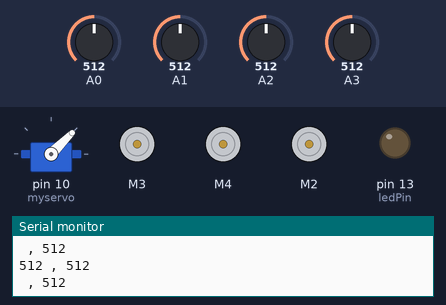
Bench run of a sketch on a simulated Arduino Uno, built with avr-gcc and run on an emulated ATmega328P. Shown: servo, 3 × DC motor (green arrow = forward, orange = backward, longer = faster), output pins drawn as LEDs (lit = HIGH), the last lines printed to the serial monitor. Dashed ring = blinking. The test bench sets the inputs (shaded band); at power-on: A0 = 512, A1 = 512, A3 = 512, A2 = 512.

Above: at 1.2 s.
1.3 s: A0 set to 637
2.8 s: A0 set to 660
At 2.99 s:
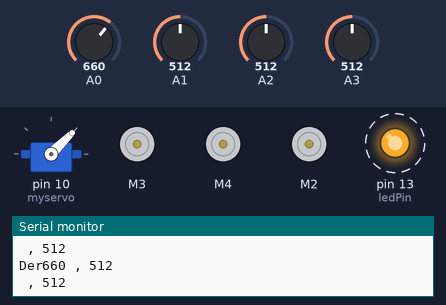
5.8 s: A1 set to 635
8.8 s: A1 set to 660
At 9.06 s:
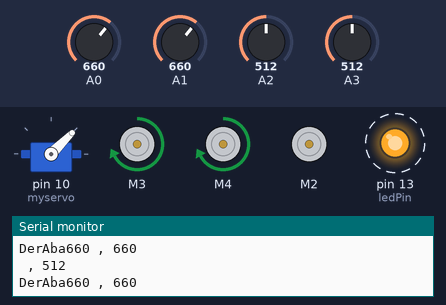
11.8 s: A3 set to 633
14.8 s: A3 set to 657
At 15.14 s:
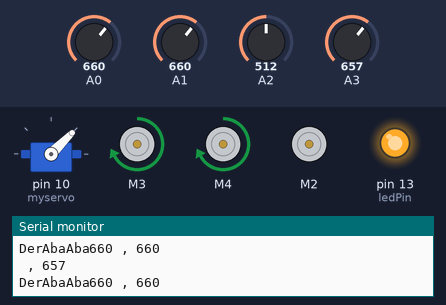
Timing chart, 0 to 18.8 s (numbered marks = the images above; inputs shaded):
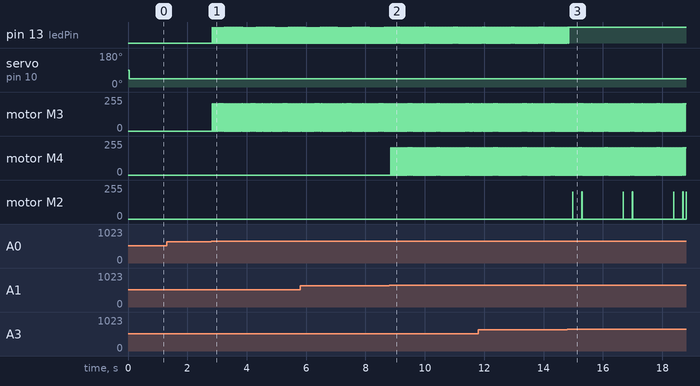

The sketch:

MicroManipulatorv2.ino
```cpp
#include <AFMotor.h>
#include <Servo.h>

AF_DCMotor motor(3), motor2(4),motor3(2),motor4(1);
int ledPin = 13;
int Jx = 0;
int Jy= 0;
int Jz= 0;
Servo myservo;
int pos=0;
int pump =A3;

void setup() {
  myservo.attach(10);
  Serial.begin(9600);
  pinMode(ledPin, OUTPUT);
  digitalWrite(ledPin,LOW);
  motor.setSpeed(100);
  motor.run(RELEASE);
  motor2.setSpeed(100);
  motor2.run(RELEASE);
  motor3.setSpeed(100);
  motor3.run(RELEASE);
}

void loop() {

  motor.setSpeed(155);
  motor2.setSpeed(155);
  Jx = analogRead(A0);
  Jy = analogRead(A1);
  pump=analogRead(A2);
  Jz = analogRead(A3);

  Serial.print(Jx);
  Serial.print(" , ");
  Serial.println(Jy);
  Serial.print(" , ");
  Serial.println(Jz);
  delay(10);

  if (Jx>650)
  {Serial.print("Der");
  motor.run(FORWARD); motor.setSpeed(205);
  digitalWrite(ledPin,HIGH);delay(10);}
    else if(Jx<250)
  {Serial.print("Izq");
  motor.run(BACKWARD); motor.setSpeed(205);
  digitalWrite(ledPin,HIGH);delay(10);}
    else
  {digitalWrite(ledPin,LOW);delay(10);}

  if (Jy>650)
  {Serial.print("Aba");
  motor2.run(FORWARD); motor2.setSpeed(205);
  digitalWrite(ledPin,HIGH);delay(10);}
    else if(Jy<250)
  {Serial.print("Arr");
  motor2.run(BACKWARD); motor2.setSpeed(205);
  digitalWrite(ledPin,HIGH);delay(10);}
    else
  {digitalWrite(ledPin,LOW);delay(10);}

  if (Jz>650)
  {Serial.print("Aba");
  motor3.run(FORWARD); motor3.setSpeed(205);
  digitalWrite(ledPin,HIGH);delay(10);}
    else if(Jz<250)
  {Serial.print("Arr");
  motor3.run(BACKWARD); motor3.setSpeed(205);
  digitalWrite(ledPin,HIGH);delay(10);}
    else
  {digitalWrite(ledPin,LOW);delay(10);}

  motor.run(RELEASE);
  motor2.run(RELEASE);
  motor3.run(RELEASE);


  if (pump>250)
  {myservo.write(45);delay(10);}

  else if(pump<650)
  {myservo.write(120);delay(10);}

  else
  {delay(10);}


}
```

Measured:
- the behaviour switches between 650 and 651 on A0 (found by bisection; images 0 and 1)
- the behaviour switches between 650 and 651 on A1 (found by bisection; images 1 and 2)
- the behaviour switches between 650 and 651 on A3 (found by bisection; images 2 and 3)
- after the input at 2.8 s, pin 13 (ledPin): alternates HIGH for 0.01 s and LOW for 0.04 s, starting at once; motor M3: alternates forward 205/255 for 0.02 s and stopped for 0.03 s, starting at once
- after the input at 8.8 s, motor M4: alternates forward 205/255 for 0.02 s and stopped for 0.03 s, starting after 0.05 s
- after the input at 14.8 s, pin 13 (ledPin): goes on until 14.9 s, then stays HIGH; motor M2: stopped → forward 205/255 after 0.18 s, then repeats every 1.7 s: stopped 0.30 s, forward 205/255 0.01 s, stopped 1.4 s, forward 205/255 0.01 s
